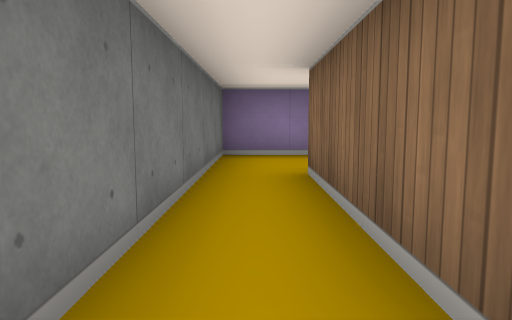
view 1 (above)

21 first-person views from a walk through a cub3D maze. The camera is about half as high as the walls, tilts 6° down and sees 70° across. The floor is counted in squares. Each view is taken from the middle of a square. On the plan, view 1 faces up. The plan holds only what a view shows up to about 9 squares ahead; the rest is blank.

view 2
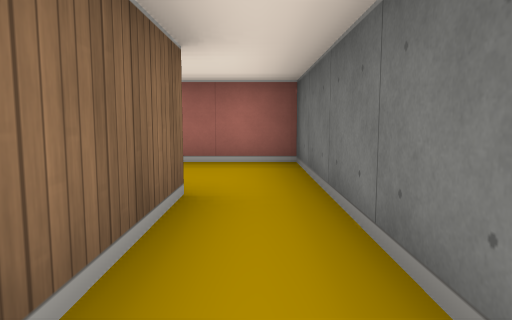

view 3
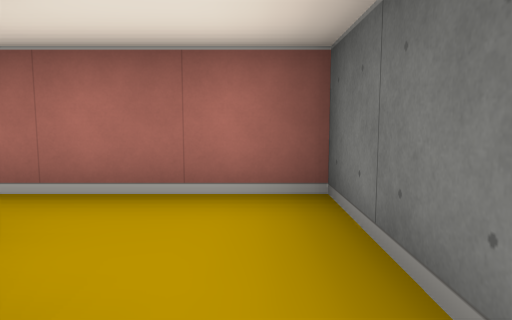

view 4
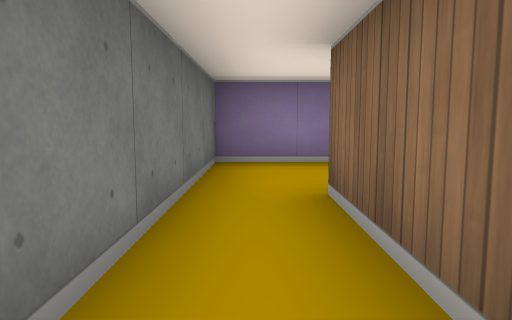

view 5
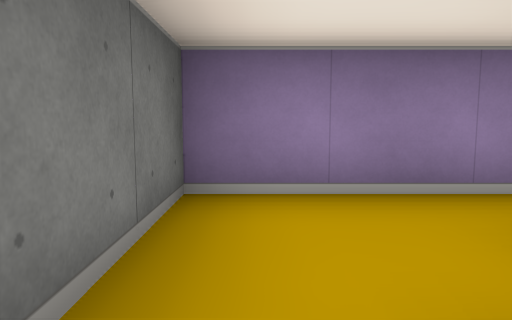

view 6
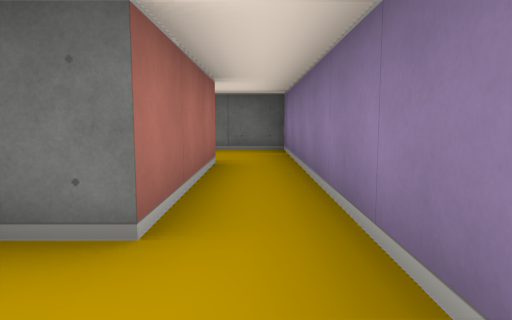

view 7
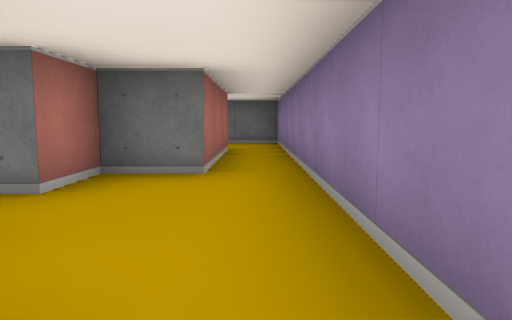

view 8
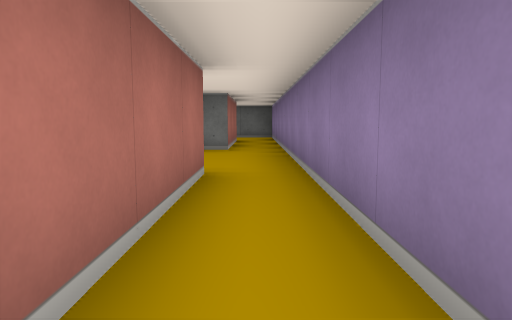

view 9
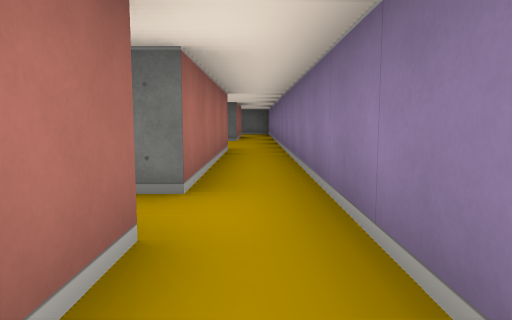

view 10
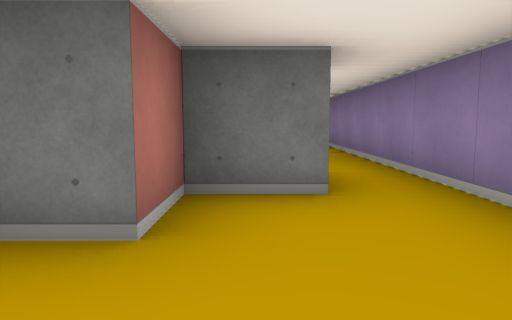

view 11
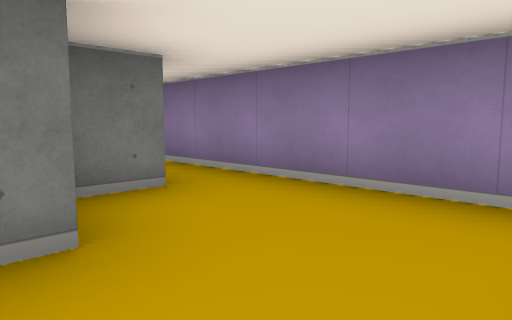

view 12
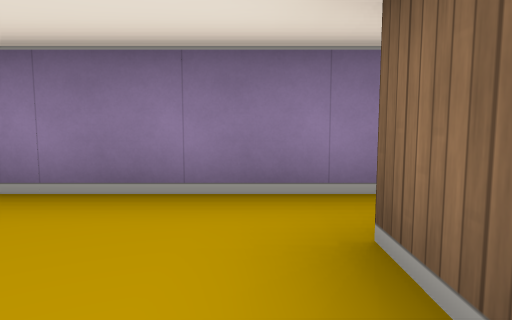

view 13
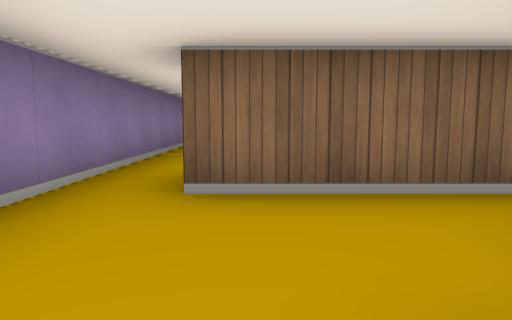

view 14
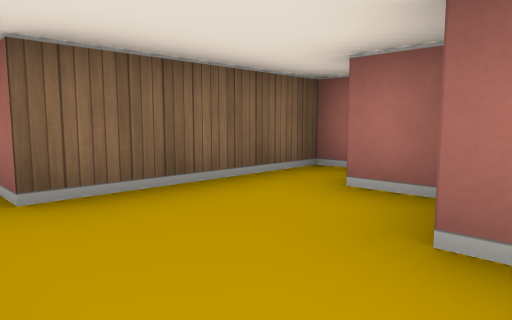

view 15
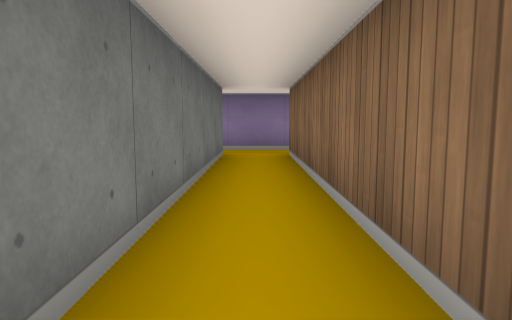

view 16
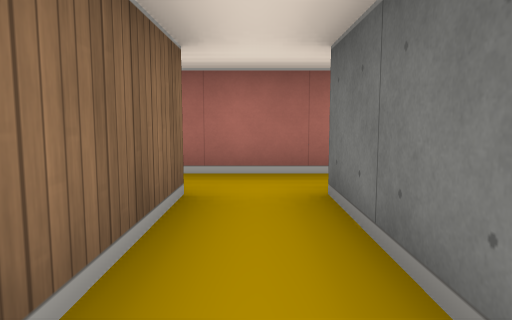

view 17
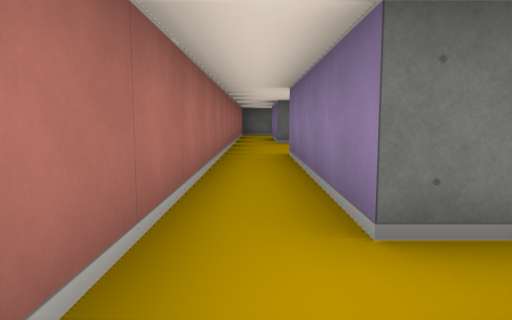

view 18
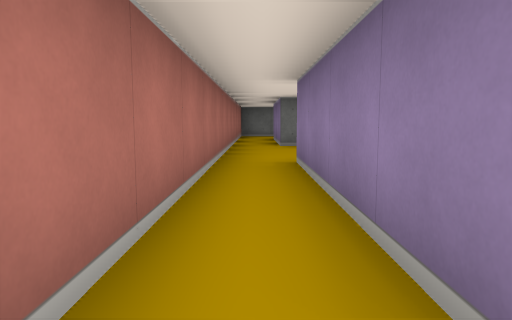

view 19
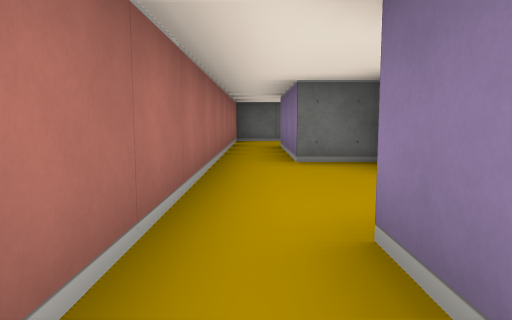

view 20
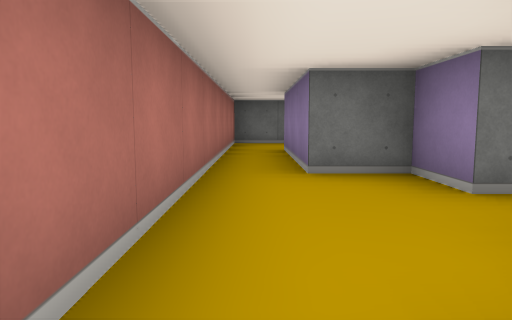

view 21
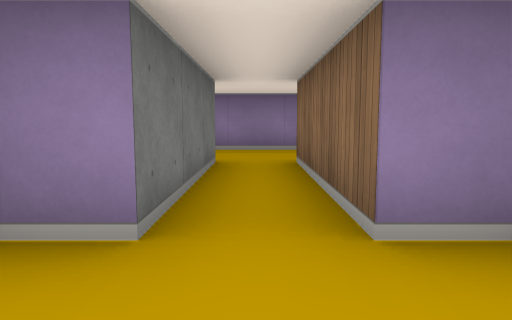

### Floor plan
Ten units are one square. View 1 is at (0, 0); x grows to the right and y downward. Boxes are objects, and circles mark ways between rooms. Rooms are numbered by the first view taken in them; rooms with no view inside come last. Other rooms are left out.
<svg viewBox="-10 -60 185 80">
<path fill="none" stroke="#000" d="M5 -5 5 -35M-5 -35 -5 15 15 15M75 -55 15 -55M15 -45 45 -45 45 -35 55 -35M75 -45 115 -45M125 -55 75 -55M148 -25 155 -25M165 -55 125 -55M125 -45 135 -45 135 -35 145 -35 145 -29M160 -15 165 -15 165 -45M125 5 125 -45M115 -45 115 5 75 5M74 15 128 15M71 -5 65 -5 65 -35M55 -35 55 -5 45 -5 45 5 15 5M15 15 74 15M15 -55 -5 -55 -5 -35"/>
<circle cx="20" cy="10" r="3" fill="#2a7"/>
<circle cx="0" cy="-30" r="3" fill="#2a7"/>
<circle cx="70" cy="-50" r="3" fill="#2a7"/>
<circle cx="60" cy="-30" r="3" fill="#2a7"/>
<circle cx="20" cy="-50" r="3" fill="#2a7"/>
<circle cx="130" cy="-50" r="3" fill="#2a7"/>
<circle cx="120" cy="-40" r="3" fill="#2a7"/>
<circle cx="80" cy="10" r="3" fill="#2a7"/>
<text x="0" y="-10">1</text>
<text x="50" y="-50">2</text>
<text x="100" y="-50">3</text>
<text x="150" y="-40">4</text>
<text x="120" y="0">5</text>
<text x="50" y="0">6</text>
<text x="0" y="-50">7</text>
</svg>
Room 1 opens to room 6. Room 1 opens to room 7. Room 2 opens to room 3. Room 2 opens to room 6. Room 2 opens to room 7. Room 3 opens to room 4. Room 3 opens to room 5. Room 5 opens to room 6.

Where each view was taken, in squares from view 1:
view 1: 0 up, 0 right, facing up
view 2: 3 up, 0 right, facing down
view 3: 1 up, 0 right, facing down
view 4: 1 up, 0 right, facing up
view 5: 3 up, 0 right, facing up
view 6: 5 up, 6 right, facing left
view 7: 5 up, 8 right, facing left
view 8: 5 up, 11 right, facing left
view 9: 5 up, 14 right, facing left
view 10: 4 up, 16 right, facing left
view 11: 3 up, 16 right, facing up-left
view 12: 3 up, 16 right, facing up
view 13: 4 up, 14 right, facing right
view 14: 5 up, 14 right, facing down-right
view 15: 1 down, 12 right, facing up
view 16: 2 up, 12 right, facing down
view 17: 1 down, 13 right, facing left
view 18: 1 down, 12 right, facing left
view 19: 1 down, 9 right, facing left
view 20: 1 down, 8 right, facing left
view 21: 1 down, 6 right, facing up
